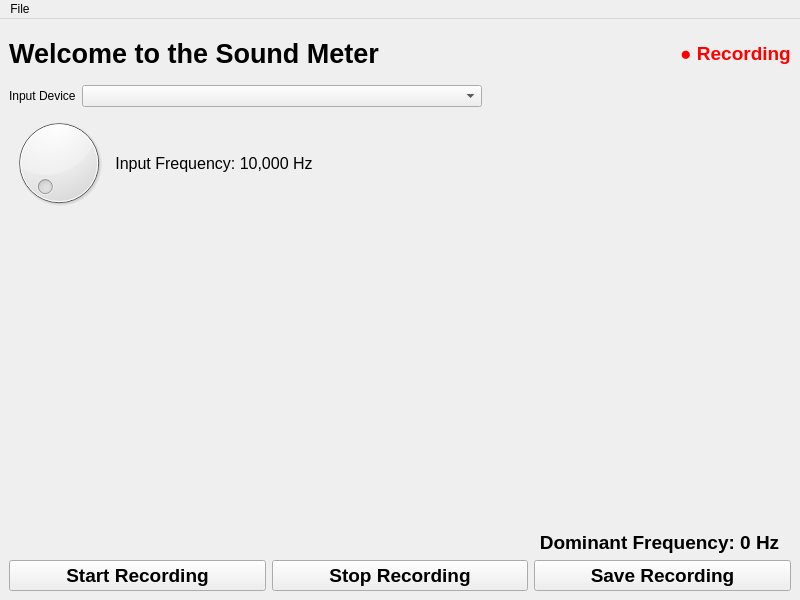
<?xml version="1.0" encoding="UTF-8"?>
<ui version="4.0">
 <class>MainWindow</class>
 <widget class="QMainWindow" name="MainWindow">
  <property name="geometry">
   <rect>
    <x>0</x>
    <y>0</y>
    <width>800</width>
    <height>600</height>
   </rect>
  </property>
  <property name="windowTitle">
   <string>Sound Meter</string>
  </property>
  <widget class="QWidget" name="centralWidget">
   <layout class="QGridLayout" name="gridLayout">
    <item row="0" column="0" colspan="2">
     <layout class="QHBoxLayout" name="horizontalLayout_3">
      <item>
       <widget class="QLabel" name="titleLabel">
        <property name="font">
         <font>
          <pointsize>20</pointsize>
          <bold>true</bold>
         </font>
        </property>
        <property name="text">
         <string>Welcome to the Sound Meter</string>
        </property>
        <property name="alignment">
         <set>Qt::AlignCenter</set>
        </property>
       </widget>
      </item>
      <item>
       <spacer name="horizontalSpacer_3">
        <property name="orientation">
         <enum>Qt::Horizontal</enum>
        </property>
        <property name="sizeHint" stdset="0">
         <size>
          <width>50</width>
          <height>20</height>
         </size>
        </property>
       </spacer>
      </item>
      <item>
       <widget class="QLabel" name="recordingIndicator">
        <property name="font">
         <font>
          <pointsize>14</pointsize>
          <bold>true</bold>
         </font>
        </property>
        <property name="visible">
         <bool>true</bool>
        </property>
        <property name="styleSheet">
         <string>color: red;</string>
        </property>
        <property name="text">
         <string>● Recording</string>
        </property>
        <property name="alignment">
         <set>Qt::AlignCenter</set>
        </property>
       </widget>
      </item>
     </layout>
    </item>
    <item row="1" column="0" rowspan="2" colspan="2">
     <layout class="QHBoxLayout" name="horizontalLayout_2">
      <item>
       <layout class="QVBoxLayout" name="verticalLayout_2">
        <item>
         <layout class="QHBoxLayout" name="horizontalLayout_6">
          <item>
           <widget class="QLabel" name="label">
            <property name="text">
             <string>Input Device</string>
            </property>
           </widget>
          </item>
          <item>
           <widget class="QComboBox" name="deviceComboBox">
            <property name="sizePolicy">
             <sizepolicy hsizetype="Fixed" vsizetype="Fixed">
              <horstretch>0</horstretch>
              <verstretch>0</verstretch>
             </sizepolicy>
            </property>
            <property name="minimumSize">
             <size>
              <width>400</width>
              <height>0</height>
             </size>
            </property>
            <property name="toolTip">
             <string>Select Audio Input Device</string>
            </property>
           </widget>
          </item>
          <item>
           <spacer name="horizontalSpacer">
            <property name="orientation">
             <enum>Qt::Horizontal</enum>
            </property>
            <property name="sizeHint" stdset="0">
             <size>
              <width>40</width>
              <height>20</height>
             </size>
            </property>
           </spacer>
          </item>
         </layout>
        </item>
        <item>
         <layout class="QVBoxLayout" name="verticalLayout_3">
          <item>
           <layout class="QHBoxLayout" name="horizontalLayout">
            <item>
             <widget class="QDial" name="frequencyDial">
              <property name="toolTip">
               <string>Select Input Frequency (10,000 Hz to 140,000 Hz)</string>
              </property>
              <property name="minimum">
               <number>10000</number>
              </property>
              <property name="maximum">
               <number>140000</number>
              </property>
              <property name="singleStep">
               <number>1000</number>
              </property>
              <property name="pageStep">
               <number>10000</number>
              </property>
              <property name="value">
               <number>10000</number>
              </property>
             </widget>
            </item>
            <item>
             <widget class="QLabel" name="frequencyDialLabel">
              <property name="font">
               <font>
                <pointsize>12</pointsize>
               </font>
              </property>
              <property name="text">
               <string>Input Frequency: 10,000 Hz</string>
              </property>
              <property name="alignment">
               <set>Qt::AlignCenter</set>
              </property>
             </widget>
            </item>
            <item>
             <spacer name="horizontalSpacer_2">
              <property name="orientation">
               <enum>Qt::Horizontal</enum>
              </property>
              <property name="sizeHint" stdset="0">
               <size>
                <width>40</width>
                <height>20</height>
               </size>
              </property>
             </spacer>
            </item>
           </layout>
          </item>
          <item>
           <spacer name="verticalSpacer_2">
            <property name="orientation">
             <enum>Qt::Vertical</enum>
            </property>
            <property name="sizeHint" stdset="0">
             <size>
              <width>20</width>
              <height>40</height>
             </size>
            </property>
           </spacer>
          </item>
         </layout>
        </item>
       </layout>
      </item>
      <item>
       <layout class="QVBoxLayout" name="verticalLayout_4">
        <item>
         <spacer name="verticalSpacer">
          <property name="orientation">
           <enum>Qt::Vertical</enum>
          </property>
          <property name="sizeHint" stdset="0">
           <size>
            <width>20</width>
            <height>40</height>
           </size>
          </property>
         </spacer>
        </item>
        <item>
         <widget class="FrequencyMeter" name="frequencyMeter" native="true">
          <property name="sizePolicy">
           <sizepolicy hsizetype="Expanding" vsizetype="Fixed">
            <horstretch>0</horstretch>
            <verstretch>0</verstretch>
           </sizepolicy>
          </property>
          <property name="minimumSize">
           <size>
            <width>50</width>
            <height>400</height>
           </size>
          </property>
         </widget>
        </item>
        <item>
         <widget class="QLabel" name="frequencyLabel">
          <property name="font">
           <font>
            <pointsize>14</pointsize>
            <bold>true</bold>
           </font>
          </property>
          <property name="text">
           <string>Dominant Frequency: 0 Hz</string>
          </property>
          <property name="alignment">
           <set>Qt::AlignCenter</set>
          </property>
         </widget>
        </item>
       </layout>
      </item>
     </layout>
    </item>
    <item row="3" column="0" colspan="2">
     <layout class="QHBoxLayout" name="horizontalLayout_7">
      <item>
       <widget class="QPushButton" name="startButton">
        <property name="font">
         <font>
          <pointsize>14</pointsize>
          <bold>true</bold>
         </font>
        </property>
        <property name="cursor">
         <cursorShape>PointingHandCursor</cursorShape>
        </property>
        <property name="toolTip">
         <string>Click to start recording sound frequencies</string>
        </property>
        <property name="text">
         <string>Start Recording</string>
        </property>
       </widget>
      </item>
      <item>
       <widget class="QPushButton" name="stopButton">
        <property name="font">
         <font>
          <pointsize>14</pointsize>
          <bold>true</bold>
         </font>
        </property>
        <property name="cursor">
         <cursorShape>PointingHandCursor</cursorShape>
        </property>
        <property name="toolTip">
         <string>Click to stop recording sound frequencies</string>
        </property>
        <property name="text">
         <string>Stop Recording</string>
        </property>
       </widget>
      </item>
      <item>
       <widget class="QPushButton" name="saveButton">
        <property name="font">
         <font>
          <pointsize>14</pointsize>
          <bold>true</bold>
         </font>
        </property>
        <property name="cursor">
         <cursorShape>PointingHandCursor</cursorShape>
        </property>
        <property name="toolTip">
         <string>Click to save the recorded audio</string>
        </property>
        <property name="text">
         <string>Save Recording</string>
        </property>
       </widget>
      </item>
     </layout>
    </item>
   </layout>
  </widget>
  <widget class="QMenuBar" name="menuBar">
   <property name="geometry">
    <rect>
     <x>0</x>
     <y>0</y>
     <width>800</width>
     <height>22</height>
    </rect>
   </property>
   <widget class="QMenu" name="menuFile">
    <property name="title">
     <string>File</string>
    </property>
    <addaction name="actionExit"/>
   </widget>
   <addaction name="menuFile"/>
  </widget>
  <action name="actionExit">
   <property name="text">
    <string>Exit</string>
   </property>
  </action>
 </widget>
 <customwidgets>
  <customwidget>
   <class>FrequencyMeter</class>
   <extends>QWidget</extends>
   <header>frequencymeter.h</header>
  </customwidget>
 </customwidgets>
 <resources/>
 <connections/>
</ui>
